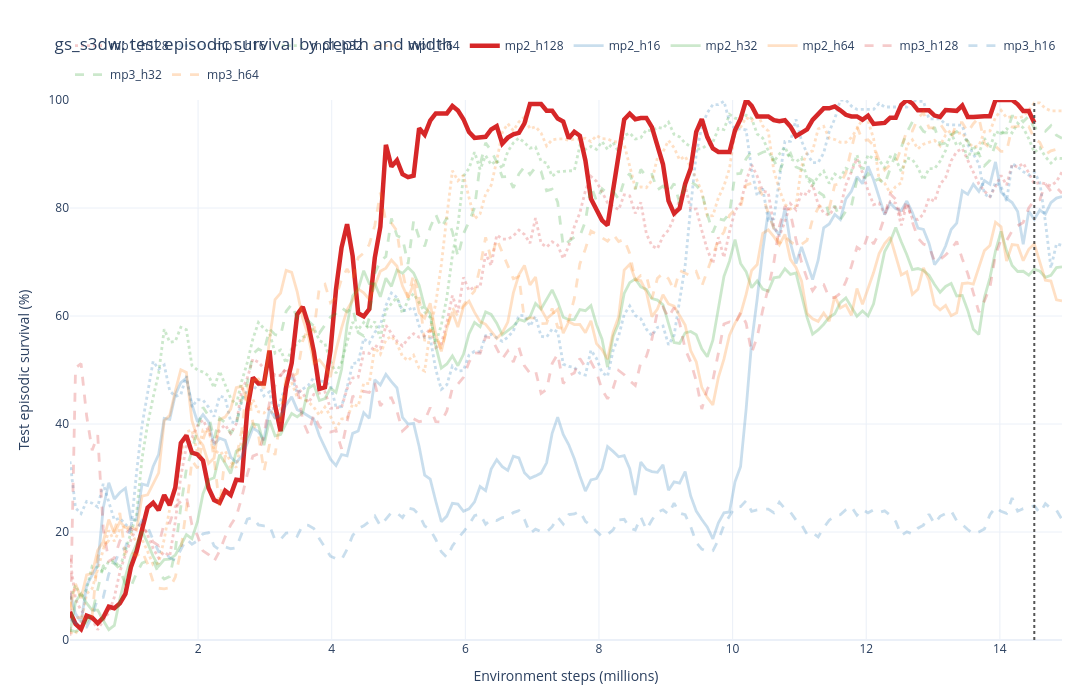

Notebook code cell kept with this figure:
### Markdown cell above
### Aggregated survival curves

One curve per architecture. Colour encodes width and dash encodes depth, so the
two factors stay separable in a twelve-curve legend.

### Code cell
WIDTH_COLORS = {
    "h16": "#1f77b4",
    "h32": "#2ca02c",
    "h64": "#ff7f0e",
    "h128": "#d62728",
}
DEPTH_DASHES = {"mp1": "dot", "mp2": "solid", "mp3": "dash"}

architecture_colors = {
    f"mp{depth}_h{width}": WIDTH_COLORS[f"h{width}"]
    for depth in DEPTH_ORDER
    for width in WIDTH_ORDER
}
architecture_dashes = {
    f"mp{depth}_h{width}": DEPTH_DASHES[f"mp{depth}"]
    for depth in DEPTH_ORDER
    for width in WIDTH_ORDER
}

absolute_figure = sc.plot_survival_comparison(
    survival_long,
    group_by="architecture",
    label_by="architecture",
    smooth=SMOOTH_WINDOW,
    uncertainty=UNCERTAINTY,
    min_members=1,
    show_members=SHOW_SEED_UNCERTAINTY,
    colors=architecture_colors,
    dashes=architecture_dashes,
    highlight=[BASELINE_LABEL],
    budget_step=comparison_budget,
    title="gs_s3dw: test episodic survival by depth and width",
    width=1450,
    height=700,
)
absolute_figure.show()
print("done")

### Figure 1 — Plotly figure (JSON) as saved in the notebook; plotly's stock layout.template omitted (floating-point values rounded to 4 significant figures; data arrays with more than 128 entries replaced by an {"elided": "..."} marker saying what was removed)
{"data": [{"customdata": {"elided": "180x4 float values"}, "hovertemplate": "<b>mp1_h128</b><br>step: %{x:.3f}M<br>value: %{y:.2f}<br>members: %{customdata[0]:.0f}<br>std: %{customdata[1]:.2f}<extra></extra>", "legendgroup": "mp1_h128", "line": {"color": "#d62728", "dash": "dot", "width": 2.8}, "marker": {"size": 5}, "mode": "lines", "name": "mp1_h128", "opacity": 0.24, "showlegend": true, "type": "scatter", "x": {"elided": "180 float values"}, "y": {"elided": "180 float values"}}, {"customdata": {"elided": "180x4 float values"}, "hovertemplate": "<b>mp1_h16</b><br>step: %{x:.3f}M<br>value: %{y:.2f}<br>members: %{customdata[0]:.0f}<br>std: %{customdata[1]:.2f}<extra></extra>", "legendgroup": "mp1_h16", "line": {"color": "#1f77b4", "dash": "dot", "width": 2.8}, "marker": {"size": 5}, "mode": "lines", "name": "mp1_h16", "opacity": 0.24, "showlegend": true, "type": "scatter", "x": {"elided": "180 float values"}, "y": {"elided": "180 float values"}}, {"customdata": {"elided": "180x4 float values"}, "hovertemplate": "<b>mp1_h32</b><br>step: %{x:.3f}M<br>value: %{y:.2f}<br>members: %{customdata[0]:.0f}<br>std: %{customdata[1]:.2f}<extra></extra>", "legendgroup": "mp1_h32", "line": {"color": "#2ca02c", "dash": "dot", "width": 2.8}, "marker": {"size": 5}, "mode": "lines", "name": "mp1_h32", "opacity": 0.24, "showlegend": true, "type": "scatter", "x": {"elided": "180 float values"}, "y": {"elided": "180 float values"}}, {"customdata": {"elided": "180x4 float values"}, "hovertemplate": "<b>mp1_h64</b><br>step: %{x:.3f}M<br>value: %{y:.2f}<br>members: %{customdata[0]:.0f}<br>std: %{customdata[1]:.2f}<extra></extra>", "legendgroup": "mp1_h64", "line": {"color": "#ff7f0e", "dash": "dot", "width": 2.8}, "marker": {"size": 5}, "mode": "lines", "name": "mp1_h64", "opacity": 0.24, "showlegend": true, "type": "scatter", "x": {"elided": "180 float values"}, "y": {"elided": "180 float values"}}, {"customdata": {"elided": "175x4 float values"}, "hovertemplate": "<b>mp2_h128</b><br>step: %{x:.3f}M<br>value: %{y:.2f}<br>members: %{customdata[0]:.0f}<br>std: %{customdata[1]:.2f}<extra></extra>", "legendgroup": "mp2_h128", "line": {"color": "#d62728", "dash": "solid", "width": 4.5}, "marker": {"size": 5}, "mode": "lines", "name": "mp2_h128", "opacity": 1, "showlegend": true, "type": "scatter", "x": {"elided": "175 float values"}, "y": {"elided": "175 float values"}}, {"customdata": {"elided": "180x4 float values"}, "hovertemplate": "<b>mp2_h16</b><br>step: %{x:.3f}M<br>value: %{y:.2f}<br>members: %{customdata[0]:.0f}<br>std: %{customdata[1]:.2f}<extra></extra>", "legendgroup": "mp2_h16", "line": {"color": "#1f77b4", "dash": "solid", "width": 2.8}, "marker": {"size": 5}, "mode": "lines", "name": "mp2_h16", "opacity": 0.24, "showlegend": true, "type": "scatter", "x": {"elided": "180 float values"}, "y": {"elided": "180 float values"}}, {"customdata": {"elided": "180x4 float values"}, "hovertemplate": "<b>mp2_h32</b><br>step: %{x:.3f}M<br>value: %{y:.2f}<br>members: %{customdata[0]:.0f}<br>std: %{customdata[1]:.2f}<extra></extra>", "legendgroup": "mp2_h32", "line": {"color": "#2ca02c", "dash": "solid", "width": 2.8}, "marker": {"size": 5}, "mode": "lines", "name": "mp2_h32", "opacity": 0.24, "showlegend": true, "type": "scatter", "x": {"elided": "180 float values"}, "y": {"elided": "180 float values"}}, {"customdata": {"elided": "180x4 float values"}, "hovertemplate": "<b>mp2_h64</b><br>step: %{x:.3f}M<br>value: %{y:.2f}<br>members: %{customdata[0]:.0f}<br>std: %{customdata[1]:.2f}<extra></extra>", "legendgroup": "mp2_h64", "line": {"color": "#ff7f0e", "dash": "solid", "width": 2.8}, "marker": {"size": 5}, "mode": "lines", "name": "mp2_h64", "opacity": 0.24, "showlegend": true, "type": "scatter", "x": {"elided": "180 float values"}, "y": {"elided": "180 float values"}}, {"customdata": {"elided": "180x4 float values"}, "hovertemplate": "<b>mp3_h128</b><br>step: %{x:.3f}M<br>value: %{y:.2f}<br>members: %{customdata[0]:.0f}<br>std: %{customdata[1]:.2f}<extra></extra>", "legendgroup": "mp3_h128", "line": {"color": "#d62728", "dash": "dash", "width": 2.8}, "marker": {"size": 5}, "mode": "lines", "name": "mp3_h128", "opacity": 0.24, "showlegend": true, "type": "scatter", "x": {"elided": "180 float values"}, "y": {"elided": "180 float values"}}, {"customdata": {"elided": "180x4 float values"}, "hovertemplate": "<b>mp3_h16</b><br>step: %{x:.3f}M<br>value: %{y:.2f}<br>members: %{customdata[0]:.0f}<br>std: %{customdata[1]:.2f}<extra></extra>", "legendgroup": "mp3_h16", "line": {"color": "#1f77b4", "dash": "dash", "width": 2.8}, "marker": {"size": 5}, "mode": "lines", "name": "mp3_h16", "opacity": 0.24, "showlegend": true, "type": "scatter", "x": {"elided": "180 float values"}, "y": {"elided": "180 float values"}}, {"customdata": {"elided": "180x4 float values"}, "hovertemplate": "<b>mp3_h32</b><br>step: %{x:.3f}M<br>value: %{y:.2f}<br>members: %{customdata[0]:.0f}<br>std: %{customdata[1]:.2f}<extra></extra>", "legendgroup": "mp3_h32", "line": {"color": "#2ca02c", "dash": "dash", "width": 2.8}, "marker": {"size": 5}, "mode": "lines", "name": "mp3_h32", "opacity": 0.24, "showlegend": true, "type": "scatter", "x": {"elided": "180 float values"}, "y": {"elided": "180 float values"}}, {"customdata": {"elided": "180x4 float values"}, "hovertemplate": "<b>mp3_h64</b><br>step: %{x:.3f}M<br>value: %{y:.2f}<br>members: %{customdata[0]:.0f}<br>std: %{customdata[1]:.2f}<extra></extra>", "legendgroup": "mp3_h64", "line": {"color": "#ff7f0e", "dash": "dash", "width": 2.8}, "marker": {"size": 5}, "mode": "lines", "name": "mp3_h64", "opacity": 0.24, "showlegend": true, "type": "scatter", "x": {"elided": "180 float values"}, "y": {"elided": "180 float values"}}], "layout": {"height": 700, "hovermode": "x unified", "legend": {"orientation": "h", "x": 0, "xanchor": "left", "y": 1.02, "yanchor": "bottom"}, "margin": {"b": 60, "l": 70, "r": 30, "t": 100}, "shapes": [{"line": {"color": "#555555", "dash": "dot"}, "type": "line", "x0": 14.52, "x1": 14.52, "xref": "x", "y0": 0, "y1": 1, "yref": "y domain"}], "title": {"text": "gs_s3dw: test episodic survival by depth and width"}, "width": 1450, "xaxis": {"title": {"text": "Environment steps (millions)"}}, "yaxis": {"range": [0, 100], "title": {"text": "Test episodic survival (%)"}}}}
